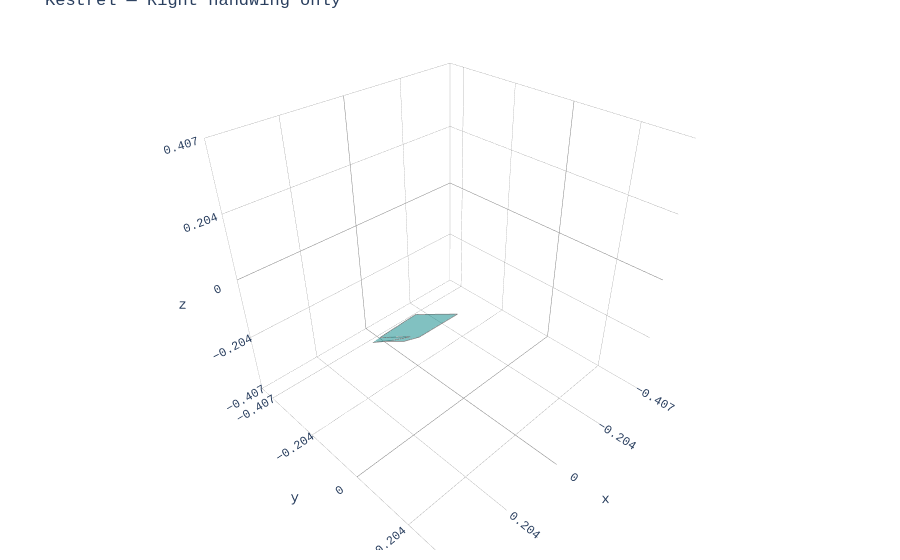

Notebook source saved alongside this figure:
### Markdown cell above
## 4. Plotting Individual Sections

### Code cell
# Plot just the right handwing section
fig = plot_partial_plotly(
    kestrel, section_name="right_handwing", colour="teal", alpha=0.7
)
fig.update_layout(title="Kestrel — Right handwing only")
fig.show()

### Figure 1 — Plotly figure (JSON) as saved in the notebook; plotly's stock layout.template omitted (floating-point values rounded to 4 significant figures)
{"data": [{"color": "teal", "hoverinfo": "none", "opacity": 0.5, "type": "mesh3d", "x": [0.0847, 0.2009, 0.2362, 0.2735, 0.2918, 0.2497, 0.2151, 0.2622, 0.1473], "y": [0.05333, 0.03488, 0.01727, -0.008436, -0.03405, -0.003566, 0.01857, -0.04309, -0.03586], "z": [-0.007999, -0.0258, -0.02881, -0.02193, -0.02957, -0.02906, -0.02567, -0.03714, -0.02397]}, {"hoverinfo": "name", "line": {"color": "grey", "width": 1.5}, "mode": "lines", "name": "right_handwing teal", "type": "scatter3d", "x": [0.0847, 0.2009, 0.2362, 0.2735, 0.2918, 0.2497, 0.2151, 0.2622, 0.1473, 0.0847], "y": [0.05333, 0.03488, 0.01727, -0.008436, -0.03405, -0.003566, 0.01857, -0.04309, -0.03586, 0.05333], "z": [-0.007999, -0.0258, -0.02881, -0.02193, -0.02957, -0.02906, -0.02567, -0.03714, -0.02397, -0.007999]}], "layout": {"font": {"family": "Andale Mono, Courier New, sans-serif"}, "margin": {"b": 10, "l": 10, "r": 10, "t": 10}, "scene": {"aspectmode": "cube", "aspectratio": {"x": 1, "y": 1, "z": 1}, "xaxis": {"backgroundcolor": "white", "dtick": 0.2037, "gridcolor": "grey", "gridwidth": 0.5, "range": [-0.4074, 0.4074], "showbackground": true, "zerolinecolor": "grey"}, "yaxis": {"backgroundcolor": "white", "dtick": 0.2037, "gridcolor": "grey", "gridwidth": 0.5, "range": [-0.4656, 0.3492], "showbackground": true, "zerolinecolor": "grey"}, "zaxis": {"backgroundcolor": "white", "dtick": 0.2037, "gridcolor": "grey", "gridwidth": 0.5, "range": [-0.4074, 0.4074], "showbackground": true, "zerolinecolor": "grey"}}, "showlegend": false, "title": {"text": "Kestrel — Right handwing only"}}}
